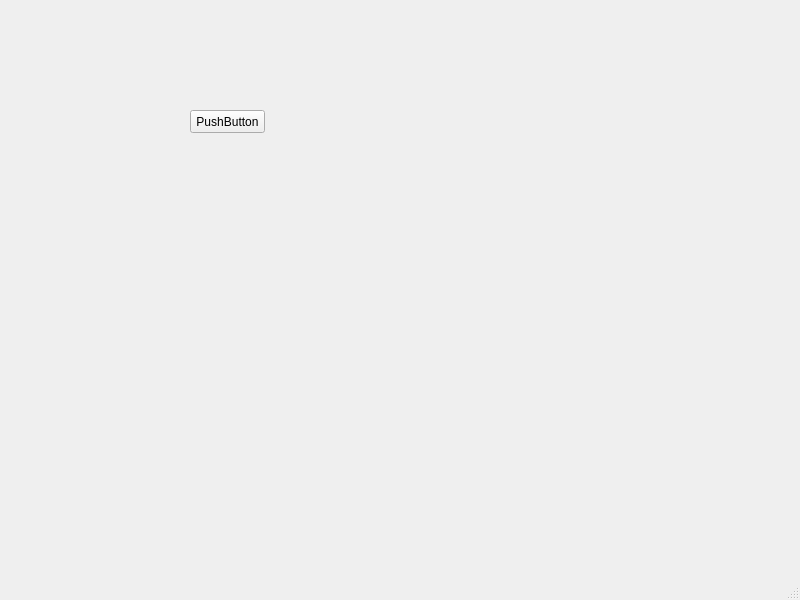
<?xml version="1.0" encoding="UTF-8"?>
<ui version="4.0">
 <class>SecondScreen</class>
 <widget class="QMainWindow" name="SecondScreen">
  <property name="geometry">
   <rect>
    <x>0</x>
    <y>0</y>
    <width>800</width>
    <height>600</height>
   </rect>
  </property>
  <property name="windowTitle">
   <string>MainWindow</string>
  </property>
  <widget class="QWidget" name="centralwidget">
   <widget class="QPushButton" name="pushButton">
    <property name="geometry">
     <rect>
      <x>190</x>
      <y>110</y>
      <width>75</width>
      <height>23</height>
     </rect>
    </property>
    <property name="text">
     <string>PushButton</string>
    </property>
   </widget>
  </widget>
  <widget class="QMenuBar" name="menubar">
   <property name="geometry">
    <rect>
     <x>0</x>
     <y>0</y>
     <width>800</width>
     <height>21</height>
    </rect>
   </property>
  </widget>
  <widget class="QStatusBar" name="statusbar"/>
 </widget>
 <resources/>
 <connections/>
</ui>
